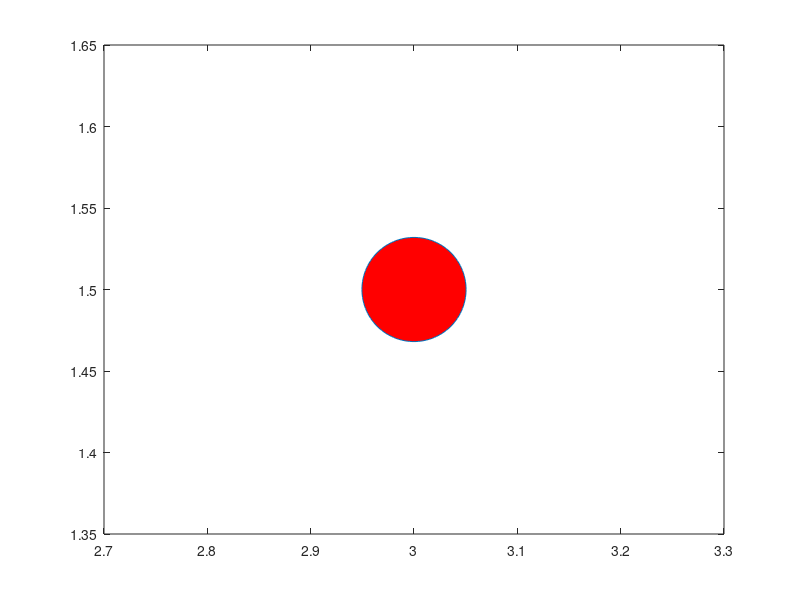

This figure's MATLAB source: (Note: this script raises an error after producing the figure.)
% circle_red_left.m
%{ 
    Creates an animation of a red circle moving from right to left and 
    exports it as a '.avi' file.
    Instructions: run from project root.
%}

clear; 
close all;

% global data
numberOfFrames = 100;
filename = strcat(mfilename, '.avi');
disp(filename)
t = 1:-0.01:0;    % Time data, steps of 0.01 from 0 to 1
x = 3*t; % Position data, linear movement
% x = sin(2*pi*t); % Position data, back and forth movement

% Draw figure
figure(1);
set(gcf,'Renderer', 'OpenGL'); 
h = plot(x(1) , 1.5, 'o', 'MarkerSize', 75, 'MarkerFaceColor', 'r');
set(h,'EraseMode', 'normal');

% Axes
xlim([-1,4]);
ylim([-1,4]);

% create AVI object
vidObj = VideoWriter(strcat(pwd, '\animations\output\', filename));
vidObj.Quality = 100;
vidObj.FrameRate = 24;
open(vidObj)

% Animation Loop / movie creation
for i = 1:numberOfFrames
    set(h, 'XData', x(i));
    
    drawnow;
    
    frame = getframe(1);
    M(i) = frame;
    writeVideo(vidObj, frame);
    
    i=i+1;
end

% write video file and open it in new window
close(vidObj)
winopen(strcat(pwd, '\animations\output\', filename))
